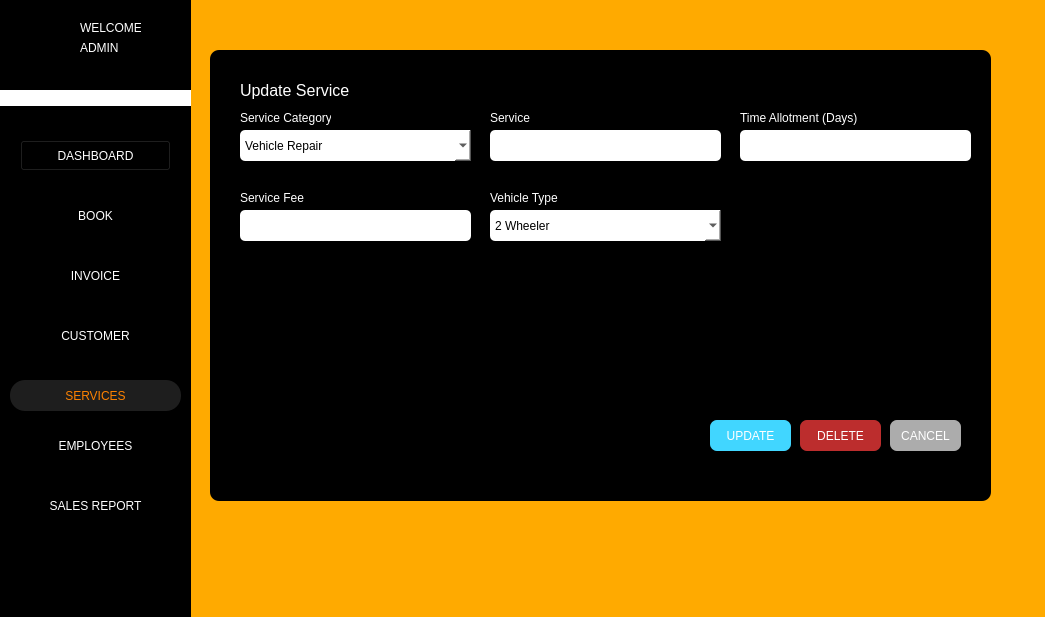
<?xml version="1.0" encoding="UTF-8"?>
<ui version="4.0">
 <class>Form</class>
 <widget class="QWidget" name="Form">
  <property name="geometry">
   <rect>
    <x>0</x>
    <y>0</y>
    <width>1045</width>
    <height>617</height>
   </rect>
  </property>
  <property name="windowTitle">
   <string>Form</string>
  </property>
  <property name="styleSheet">
   <string notr="true">background-color: rgb(255, 170, 0);</string>
  </property>
  <widget class="QLabel" name="label_253">
   <property name="geometry">
    <rect>
     <x>240</x>
     <y>190</y>
     <width>91</width>
     <height>16</height>
    </rect>
   </property>
   <property name="styleSheet">
    <string notr="true">color: rgb(255, 255, 255);
font: 8pt &quot;Segoe UI&quot;;
background-color: rgb(0, 0, 0);</string>
   </property>
   <property name="text">
    <string>Service Fee</string>
   </property>
  </widget>
  <widget class="QLabel" name="label_250">
   <property name="geometry">
    <rect>
     <x>210</x>
     <y>50</y>
     <width>781</width>
     <height>451</height>
    </rect>
   </property>
   <property name="styleSheet">
    <string notr="true">background-color: rgb(0, 0, 0);
border-radius: 9px;
</string>
   </property>
   <property name="text">
    <string>l</string>
   </property>
  </widget>
  <widget class="QLabel" name="label_247">
   <property name="geometry">
    <rect>
     <x>740</x>
     <y>110</y>
     <width>161</width>
     <height>16</height>
    </rect>
   </property>
   <property name="styleSheet">
    <string notr="true">color: rgb(255, 255, 255);
font: 8pt &quot;Segoe UI&quot;;
background-color: rgb(0, 0, 0);</string>
   </property>
   <property name="text">
    <string>Time Allotment (Days)</string>
   </property>
  </widget>
  <widget class="QLineEdit" name="txt_update_service_fee">
   <property name="geometry">
    <rect>
     <x>240</x>
     <y>210</y>
     <width>231</width>
     <height>31</height>
    </rect>
   </property>
   <property name="styleSheet">
    <string notr="true">background-color: white;
border-radius: 5px;
</string>
   </property>
  </widget>
  <widget class="QLabel" name="label_249">
   <property name="geometry">
    <rect>
     <x>490</x>
     <y>110</y>
     <width>41</width>
     <height>16</height>
    </rect>
   </property>
   <property name="styleSheet">
    <string notr="true">color: rgb(255, 255, 255);
font: 8pt &quot;Segoe UI&quot;;
background-color: rgb(0, 0, 0);</string>
   </property>
   <property name="text">
    <string>Service</string>
   </property>
  </widget>
  <widget class="QPushButton" name="btn_update_service">
   <property name="geometry">
    <rect>
     <x>710</x>
     <y>420</y>
     <width>81</width>
     <height>31</height>
    </rect>
   </property>
   <property name="styleSheet">
    <string notr="true">color: rgb(255, 255, 255);
background-color: rgb(65, 214, 255);
border-radius: 7px;</string>
   </property>
   <property name="text">
    <string>UPDATE</string>
   </property>
  </widget>
  <widget class="QLabel" name="label_240">
   <property name="geometry">
    <rect>
     <x>490</x>
     <y>190</y>
     <width>81</width>
     <height>16</height>
    </rect>
   </property>
   <property name="styleSheet">
    <string notr="true">color: rgb(255, 255, 255);
font: 8pt &quot;Segoe UI&quot;;
background-color: rgb(0, 0, 0);</string>
   </property>
   <property name="text">
    <string>Vehicle Type</string>
   </property>
  </widget>
  <widget class="QLineEdit" name="txt_update_timeallotment">
   <property name="geometry">
    <rect>
     <x>740</x>
     <y>130</y>
     <width>231</width>
     <height>31</height>
    </rect>
   </property>
   <property name="styleSheet">
    <string notr="true">background-color: white;
border-radius: 5px;
</string>
   </property>
  </widget>
  <widget class="QPushButton" name="btn_updateser_cancel">
   <property name="geometry">
    <rect>
     <x>890</x>
     <y>420</y>
     <width>71</width>
     <height>31</height>
    </rect>
   </property>
   <property name="styleSheet">
    <string notr="true">color: rgb(255, 255, 255);
background-color: rgb(172, 172, 172);
border-radius: 7px;</string>
   </property>
   <property name="text">
    <string>CANCEL</string>
   </property>
  </widget>
  <widget class="QLabel" name="label_248">
   <property name="geometry">
    <rect>
     <x>240</x>
     <y>80</y>
     <width>111</width>
     <height>21</height>
    </rect>
   </property>
   <property name="font">
    <font>
     <pointsize>12</pointsize>
    </font>
   </property>
   <property name="styleSheet">
    <string notr="true">color: rgb(255, 255, 255);
background-color: rgb(0, 0, 0);</string>
   </property>
   <property name="text">
    <string>Update Service</string>
   </property>
  </widget>
  <widget class="QLabel" name="label_244">
   <property name="geometry">
    <rect>
     <x>240</x>
     <y>110</y>
     <width>91</width>
     <height>16</height>
    </rect>
   </property>
   <property name="styleSheet">
    <string notr="true">color: rgb(255, 255, 255);
font: 8pt &quot;Segoe UI&quot;;
background-color: rgb(0, 0, 0);</string>
   </property>
   <property name="text">
    <string>Service Category</string>
   </property>
  </widget>
  <widget class="QPushButton" name="btn_delete">
   <property name="geometry">
    <rect>
     <x>800</x>
     <y>420</y>
     <width>81</width>
     <height>31</height>
    </rect>
   </property>
   <property name="styleSheet">
    <string notr="true">color: rgb(255, 255, 255);
background-color: rgb(188, 45, 45);
border-radius: 7px;</string>
   </property>
   <property name="text">
    <string>DELETE</string>
   </property>
  </widget>
  <widget class="QLineEdit" name="txt_update_service">
   <property name="geometry">
    <rect>
     <x>490</x>
     <y>130</y>
     <width>231</width>
     <height>31</height>
    </rect>
   </property>
   <property name="styleSheet">
    <string notr="true">background-color: white;
border-radius: 5px;
</string>
   </property>
  </widget>
  <widget class="QPushButton" name="btn_services">
   <property name="geometry">
    <rect>
     <x>10</x>
     <y>380</y>
     <width>171</width>
     <height>31</height>
    </rect>
   </property>
   <property name="styleSheet">
    <string notr="true">border-style: none;
color: #FC8100;
border-radius: 15px;
background-color: #1E1E1E;
</string>
   </property>
   <property name="text">
    <string>SERVICES</string>
   </property>
  </widget>
  <widget class="QLabel" name="label_2">
   <property name="geometry">
    <rect>
     <x>0</x>
     <y>90</y>
     <width>191</width>
     <height>16</height>
    </rect>
   </property>
   <property name="styleSheet">
    <string notr="true">background-color: rgb(255, 255, 255);</string>
   </property>
   <property name="text">
    <string/>
   </property>
  </widget>
  <widget class="QLabel" name="label_13">
   <property name="geometry">
    <rect>
     <x>80</x>
     <y>20</y>
     <width>61</width>
     <height>16</height>
    </rect>
   </property>
   <property name="styleSheet">
    <string notr="true">color: rgb(255, 255, 255);
background-color: rgb(0, 0, 0);</string>
   </property>
   <property name="text">
    <string>WELCOME</string>
   </property>
  </widget>
  <widget class="QLabel" name="label_33">
   <property name="geometry">
    <rect>
     <x>20</x>
     <y>20</y>
     <width>41</width>
     <height>41</height>
    </rect>
   </property>
   <property name="styleSheet">
    <string notr="true">border-style: none;
background-color: black;
</string>
   </property>
   <property name="text">
    <string/>
   </property>
   <property name="pixmap">
    <pixmap>../img/ARMS_LGO(1).png</pixmap>
   </property>
   <property name="scaledContents">
    <bool>true</bool>
   </property>
  </widget>
  <widget class="QPushButton" name="btn_books">
   <property name="geometry">
    <rect>
     <x>20</x>
     <y>200</y>
     <width>151</width>
     <height>31</height>
    </rect>
   </property>
   <property name="styleSheet">
    <string notr="true">border-style: none;
color: #fff;
color: rgb(255, 255, 255);
background-color: rgb(0, 0, 0);

</string>
   </property>
   <property name="text">
    <string>BOOK</string>
   </property>
  </widget>
  <widget class="QPushButton" name="btn_customer">
   <property name="geometry">
    <rect>
     <x>20</x>
     <y>320</y>
     <width>151</width>
     <height>31</height>
    </rect>
   </property>
   <property name="styleSheet">
    <string notr="true">border-style: none;
color: #fff;
color: rgb(255, 255, 255);
background-color: rgb(0, 0, 0);
</string>
   </property>
   <property name="text">
    <string>CUSTOMER</string>
   </property>
  </widget>
  <widget class="QLabel" name="txt_admin_name">
   <property name="geometry">
    <rect>
     <x>80</x>
     <y>40</y>
     <width>91</width>
     <height>16</height>
    </rect>
   </property>
   <property name="styleSheet">
    <string notr="true">color: rgb(255, 255, 255);
background-color: rgb(0, 0, 0);
</string>
   </property>
   <property name="text">
    <string>ADMIN</string>
   </property>
  </widget>
  <widget class="QPushButton" name="btn_invoice">
   <property name="geometry">
    <rect>
     <x>20</x>
     <y>260</y>
     <width>151</width>
     <height>31</height>
    </rect>
   </property>
   <property name="styleSheet">
    <string notr="true">border-style: none;
color: rgb(255, 255, 255);
background-color: rgb(0, 0, 0);</string>
   </property>
   <property name="text">
    <string>INVOICE</string>
   </property>
  </widget>
  <widget class="QLabel" name="label">
   <property name="geometry">
    <rect>
     <x>0</x>
     <y>0</y>
     <width>191</width>
     <height>621</height>
    </rect>
   </property>
   <property name="styleSheet">
    <string notr="true">background-color: rgb(0, 0, 0);</string>
   </property>
   <property name="text">
    <string/>
   </property>
  </widget>
  <widget class="QPushButton" name="btn_settings">
   <property name="geometry">
    <rect>
     <x>10</x>
     <y>520</y>
     <width>31</width>
     <height>24</height>
    </rect>
   </property>
   <property name="styleSheet">
    <string notr="true">border-style: none;
background-color: rgb(0, 0, 0);</string>
   </property>
   <property name="text">
    <string/>
   </property>
   <property name="icon">
    <iconset>
     <normaloff>../img/settingsIM.png</normaloff>../img/settingsIM.png</iconset>
   </property>
   <property name="iconSize">
    <size>
     <width>20</width>
     <height>20</height>
    </size>
   </property>
  </widget>
  <widget class="QPushButton" name="btn_employees">
   <property name="geometry">
    <rect>
     <x>10</x>
     <y>430</y>
     <width>171</width>
     <height>31</height>
    </rect>
   </property>
   <property name="styleSheet">
    <string notr="true">border-style: none;
color: #fff;

color: rgb(255, 255, 255);
background-color: rgb(0, 0, 0);</string>
   </property>
   <property name="text">
    <string>EMPLOYEES</string>
   </property>
  </widget>
  <widget class="QPushButton" name="btn_dashboard">
   <property name="geometry">
    <rect>
     <x>20</x>
     <y>140</y>
     <width>151</width>
     <height>31</height>
    </rect>
   </property>
   <property name="styleSheet">
    <string notr="true">color: rgb(255, 255, 255);
background-color: rgb(0, 0, 0);
</string>
   </property>
   <property name="text">
    <string>DASHBOARD</string>
   </property>
  </widget>
  <widget class="QPushButton" name="btn_salesrep">
   <property name="geometry">
    <rect>
     <x>10</x>
     <y>490</y>
     <width>171</width>
     <height>31</height>
    </rect>
   </property>
   <property name="styleSheet">
    <string notr="true">border-style: none;
color: #fff;

color: rgb(255, 255, 255);
background-color: rgb(0, 0, 0);</string>
   </property>
   <property name="text">
    <string>SALES REPORT</string>
   </property>
  </widget>
  <widget class="QComboBox" name="drp_update_vehicle_type">
   <property name="geometry">
    <rect>
     <x>490</x>
     <y>210</y>
     <width>231</width>
     <height>31</height>
    </rect>
   </property>
   <property name="styleSheet">
    <string notr="true">background-color: white;
border-radius: 5px;
</string>
   </property>
   <item>
    <property name="text">
     <string>2 Wheeler</string>
    </property>
   </item>
   <item>
    <property name="text">
     <string>3 Wheeler</string>
    </property>
   </item>
   <item>
    <property name="text">
     <string>4 Wheeler</string>
    </property>
   </item>
   <item>
    <property name="text">
     <string>6 Wheeler</string>
    </property>
   </item>
   <item>
    <property name="text">
     <string>8 Wheeler</string>
    </property>
   </item>
  </widget>
  <widget class="QComboBox" name="drp_update_service_category">
   <property name="geometry">
    <rect>
     <x>240</x>
     <y>130</y>
     <width>231</width>
     <height>31</height>
    </rect>
   </property>
   <property name="styleSheet">
    <string notr="true">background-color: white;
border-radius: 5px;
</string>
   </property>
   <item>
    <property name="text">
     <string>Vehicle Repair</string>
    </property>
   </item>
   <item>
    <property name="text">
     <string>Vehicle Maintenance</string>
    </property>
   </item>
   <item>
    <property name="text">
     <string>Diagnostic Services</string>
    </property>
   </item>
   <item>
    <property name="text">
     <string>Body and Paint Services</string>
    </property>
   </item>
   <item>
    <property name="text">
     <string>Tire Services</string>
    </property>
   </item>
   <item>
    <property name="text">
     <string>Auto Detailing</string>
    </property>
   </item>
   <item>
    <property name="text">
     <string>Air Conditioning Services</string>
    </property>
   </item>
  </widget>
  <zorder>label</zorder>
  <zorder>label_250</zorder>
  <zorder>label_253</zorder>
  <zorder>label_247</zorder>
  <zorder>txt_update_service_fee</zorder>
  <zorder>label_249</zorder>
  <zorder>btn_update_service</zorder>
  <zorder>label_240</zorder>
  <zorder>txt_update_timeallotment</zorder>
  <zorder>btn_updateser_cancel</zorder>
  <zorder>label_248</zorder>
  <zorder>label_244</zorder>
  <zorder>btn_delete</zorder>
  <zorder>txt_update_service</zorder>
  <zorder>btn_services</zorder>
  <zorder>label_2</zorder>
  <zorder>label_13</zorder>
  <zorder>label_33</zorder>
  <zorder>btn_books</zorder>
  <zorder>btn_customer</zorder>
  <zorder>txt_admin_name</zorder>
  <zorder>btn_invoice</zorder>
  <zorder>btn_settings</zorder>
  <zorder>btn_employees</zorder>
  <zorder>btn_dashboard</zorder>
  <zorder>btn_salesrep</zorder>
  <zorder>drp_update_vehicle_type</zorder>
  <zorder>drp_update_service_category</zorder>
 </widget>
 <resources/>
 <connections/>
</ui>
